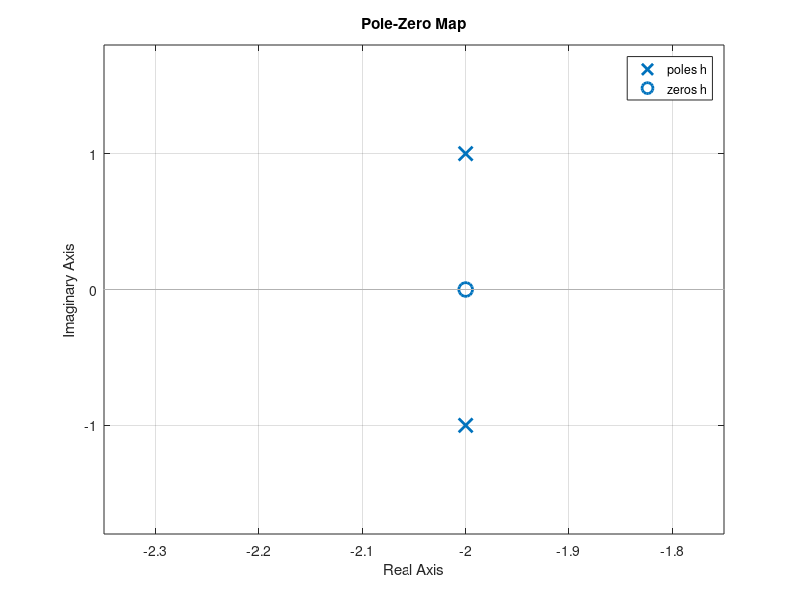

This chart was generated by the following MATLAB code: (Note: this script raises an error after producing the figure.)
num=[1 2];
den=[1 4 5];
h=tf(num,den)
pzmap(h)
% [z,p]=tf2zp(num,den)
[z,p,k]=tf2zp(num,den)
t=[0:1:10];
f=freqs(num,den,t);
% plot(t,f);
[mag,phase]=bode(num,den,t)
subplot(2,1,1)
plot(t,mag);
xlabel('time');
ylabel('magnitude');
title('Bode plots for magnitude over time');
grid on
subplot(2,1,2)
plot(t,phase);
xlabel('time');
ylabel('phase');
title('Bode plots for phase over time');
grid on
